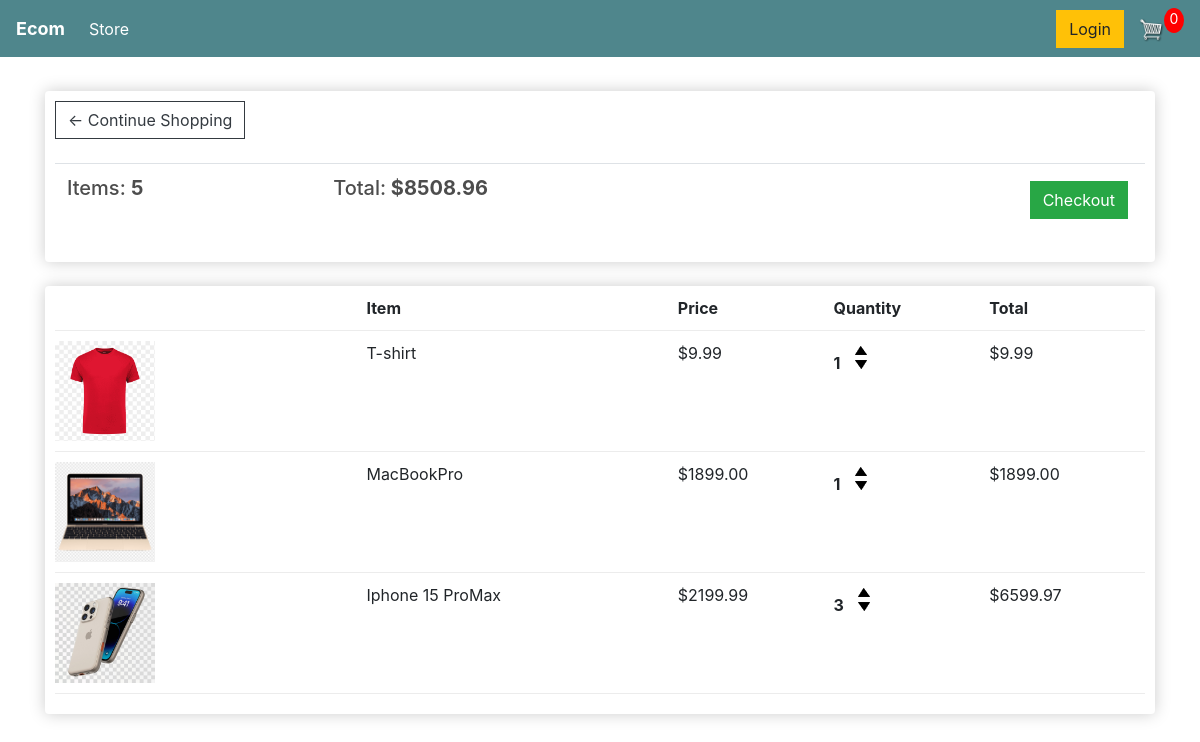
The page /cart/ (signed in) on the database its author committed.
### store/models.py (models this page shows, shortened)
class OrderItem(models.Model):
    product = models.ForeignKey(Product, on_delete=models.SET_NULL, blank=True, null=True)
    order = models.ForeignKey(Order, on_delete=models.SET_NULL, null=True, blank=True)
    quantity = models.IntegerField(default=0, null=True, blank=True)
    date_added = models.DateTimeField(auto_now_add=True)
    def get_total(self):
        total = self.product.new_price * self.quantity
        return total

class Product(models.Model):
    name = models.CharField(max_length=100)
    old_price = models.FloatField()
    new_price = models.FloatField()
    description = models.TextField()
    product_image = models.ImageField(null=True, blank=True)
    category = models.CharField(choices=CATEGORY_CHOICES, max_length=100)
    digital = models.BooleanField(default=False, null=True, blank=False)

### store/views.py (the view)
# urls.py: path("cart/", CartView.as_view(), name="cart"),
class CartView(View):
    def get(self, request):
        if request.user.is_authenticated:
            customer = request.user.customer
            order, created = Order.objects.get_or_create(customer=customer, complete=False)
            items = order.orderitem_set.all()
        else:
            items = []
        sum = 0
        for i in items:
            sum+= i.get_total()
        quantity = 0
        for j in items:
            quantity += j.quantity
        context = {
            "quantity": quantity,
            "sum":sum,
            "items": items
        }
        return render(request, "cart.html", context)

### store/templates/cart.html
{% extends 'main.html' %}
{% load static %}
{% block content %}
    <div class="row">
		<div class="col-lg-12">
			<div class="box-element">
				<a  class="btn btn-outline-dark" href="{% url 'store' %}">&#x2190; Continue Shopping</a>
				<br>
				<br>
				<table class="table">
					<tr>
						<th><h5>Items: <strong>{{ quantity }}</strong></h5></th>
						<th><h5>Total:<strong> ${{ sum|floatformat:2 }}</strong></h5></th>
						<th>
							<a  style="float:right; margin:5px;" class="btn btn-success" href="{% url 'checkout' %}">Checkout</a>
						</th>
					</tr>
				</table>
			</div>
			<br>
			<div class="box-element">
				<div class="cart-row">
					<div style="flex:2"></div>
					<div style="flex:2"><strong>Item</strong></div>
					<div style="flex:1"><strong>Price</strong></div>
					<div style="flex:1"><strong>Quantity</strong></div>
					<div style="flex:1"><strong>Total</strong></div>
				</div>
            {% for i in items %}
				<div class="cart-row">
					<div style="flex:2"><img class="row-image" src="{{ i.product.product_image.url }}"></div>
					<div style="flex:2"><p>{{ i.product.name }}</p></div>
					<div style="flex:1"><p>${{ i.product.new_price |floatformat:2 }}</p></div>
					<div style="flex:1">
						<p class="quantity">{{ i.quantity }}</p>
						<div class="quantity">
							<img class="chg-quantity" src="{% static  'images/arrow-up.png' %}">
							<img class="chg-quantity" src="{% static  'images/arrow-down.png' %}">
						</div>
					</div>
					<div style="flex:1"><p>${{ i.get_total |floatformat:2 }}</p></div>
				</div>
                {% endfor %}
			</div>
		</div>
	</div>
{% endblock content %}

### store/templates/main.html (shortened to what this page needs)
<!DOCTYPE html>
{% load static %}
<html>
<head>
	<link rel="stylesheet" href="https://stackpath.bootstrapcdn.com/bootstrap/4.4.1/css/bootstrap.min.css">
	<link rel="stylesheet" type="text/css" href="{% static 'css/main.css' %}">
</head>
<body>
    <nav class="navbar navbar-expand-lg navbar-dark bg-dark">
	  <a class="navbar-brand" href="{% url 'store' %}">Ecom</a>
	  <div class="collapse navbar-collapse" id="navbarSupportedContent">
	    <ul class="navbar-nav mr-auto">
	      <li class="nav-item active">
	        <a class="nav-link" href="{% url 'store' %}">Store <span class="sr-only">(current)</span></a>
	      </li>
	    </ul>
	    <div class="form-inline my-2 my-lg-0">
	     	<a href="#"class="btn btn-warning">Login</a>
	     	<a href="{% url 'cart' %}">
	    		<img  id="cart-icon" src="{% static 'images/cart.png' %}">
	    	</a>
	    	<p id="cart-total">0</p>
	    </div>
	  </div>
	</nav>
     <div class="container">
            <br>
            {% block content %}
            {% endblock content %}
         </div>
</body>
</html>

### static/css/main.css (style rules this page uses)
h1,h2,h3,h4,h5,h6 { color:hsl(0, 0%, 30%); }
.box-element { box-shadow:hsl(0, 0%, 80%) 0 0 16px; background-color: #fff; border-radius: 4px; padding: 10px; }
.bg-dark { background-color: #4f868c!important; }
#cart-icon { width:25px; display: inline-block; margin-left: 15px; }
#cart-total { display: block; text-align: center; color:#fff; background-color: red; width: 20px; height: 25px; border-radius: 50%; font-size: 14px; }
.col-lg-4, .col-lg-6, .col-lg-8, .col-lg-12 { margin-top: 10px; }
.btn { border-radius: 0; }
.row-image { width: 100px; }
.cart-row { display: flex; align-items: flex-stretch; padding-bottom: 10px; margin-bottom: 10px; border-bottom: 1px solid #ececec; }
.quantity { display: inline-block; font-weight: 700; padding-right:10px; }
.chg-quantity { width: 12px; cursor: pointer; display: block; margin-top: 5px; transition:.1s; }
.navbar-brand { font-size: large; font-weight: bold; }

### rows shown on the page
OrderItem: product.product_image (picture), product.name "T-shirt", product.new_price "9.99", quantity "1", get_total "9.99"
OrderItem: product.product_image (picture), product.name "MacBookPro", product.new_price "1899.00", quantity "1", get_total "1899.00"
OrderItem: product.product_image (picture), product.name "Iphone 15 ProMax", product.new_price "2199.99", quantity "3", get_total "6599.97"

### other values the page prints
{{ quantity }} "5"
{{ sum|floatformat:2 }} "8508.96"
